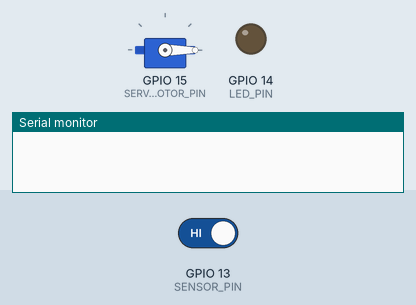
This sketch was run on a simulated ESP32. Shown: servo, output pins drawn as LEDs (lit = HIGH), the last lines printed to the serial monitor. The test bench sets the inputs (shaded band); at power-on: GPIO 13 (SENSOR_PIN) HIGH.

Above: at 1.2 s.
1.3 s: GPIO 13 (SENSOR_PIN) driven LOW
At 1.7 s:
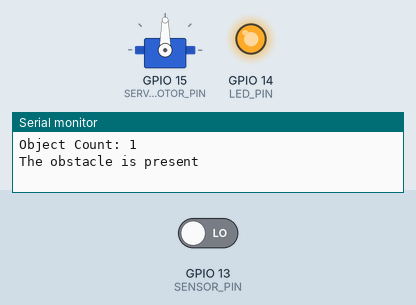
5.8 s: GPIO 13 (SENSOR_PIN) driven HIGH
At 6.35 s:
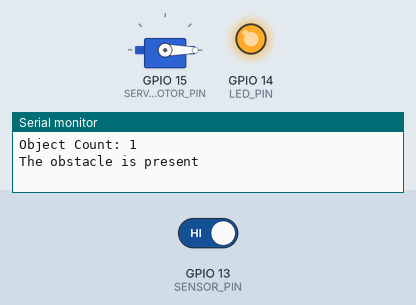
At 6.8 s:
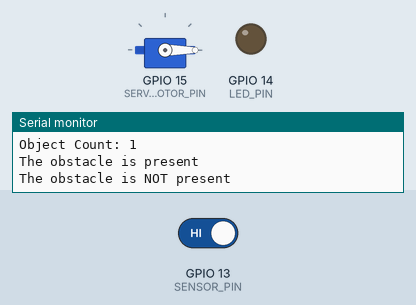
Timing chart, 0 to 8.8 s (numbered marks = the images above; inputs shaded):
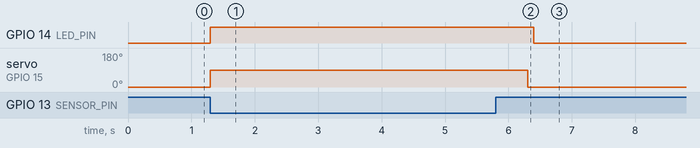

The sketch:

Esp32_IR.ino
```cpp
#include <ESP32Servo.h>

#define SENSOR_PIN 13  // ESP32 pin GPIO13 connected to OUT pin of IR obstacle avoidance sensor
#define LED_PIN 14     // ESP32 pin GPIO14 connected to the Anode of the LED
#define SERVOMOTOR_PIN 15 // ESP32 pin GPIO15 connected to the servo motor signal pin

Servo myservo;  // create servo object to control a servo

int objectCount = 0;
bool objectDetected = false;

void setup() {
    Serial.begin(115200);  // initialize serial communication at 115200 bits per second
    pinMode(SENSOR_PIN, INPUT);  // initialize the ESP32 pin as an input
    pinMode(LED_PIN, OUTPUT);  // initialize the ESP32 pin as an output
    myservo.attach(SERVOMOTOR_PIN);  // attach the servo on SERVOMOTOR_PIN to the servo object
    myservo.write(0);  // set initial position of the servo
}

void loop() {
    int state = digitalRead(SENSOR_PIN);  // read the state of the input pin

    if (state == LOW && !objectDetected) {
        objectDetected = true;  // set the object detected flag
        objectCount++;  // increment the object count
        Serial.print("Object Count: ");
        Serial.println(objectCount);
        Serial.println("The obstacle is present");
        digitalWrite(LED_PIN, HIGH);  // turn on the LED
        openGate();  // open the gate for 5 seconds
    } else if (state == HIGH && objectDetected) {
        objectDetected = false;  // reset the object detected flag
        Serial.println("The obstacle is NOT present");
        digitalWrite(LED_PIN, LOW);  // turn off the LED
    }

    delay(100);
}

void openGate() {
    myservo.write(90);  // rotate the servo to open position
    delay(5000);  // wait for 5 seconds
    myservo.write(0);  // rotate the servo back to closed position
}
```

Measured:
- after the input at 1.3 s, GPIO 14 (LED_PIN): LOW → HIGH at once; servo on GPIO 15 (SERVOMOTOR_PIN): 0° → 90° at once
- after the input at 5.8 s, GPIO 14 (LED_PIN): HIGH → LOW after 0.60 s
